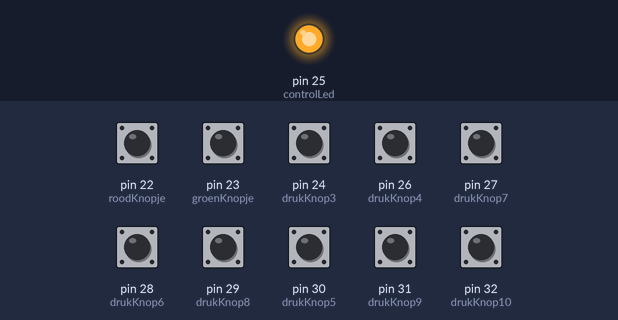
Recording of a sketch running on a simulated Arduino Mega 2560, built with avr-gcc and run on an emulated ATmega2560. On the bench: output pins drawn as LEDs (lit = HIGH). The inputs (shaded band) are chosen by the test bench; at power-on: pin 22 (roodKnopje), pin 23 (groenKnopje), pin 24 (drukKnop3), pin 26 (drukKnop4), pin 27 (drukKnop7), pin 28 (drukKnop6), pin 29 (drukKnop8), pin 30 (drukKnop5), pin 31 (drukKnop9), pin 32 (drukKnop10) HIGH. What the sketch prints to the serial monitor is not drawn.

Above: at 1.2 s.
1.3 s: pin 26 (drukKnop4) pulled LOW for 0.15 s
2.9 s: pin 27 (drukKnop7) pulled LOW for 0.15 s
4.5 s: pin 29 (drukKnop8) pulled LOW for 0.15 s
6.1 s: pin 31 (drukKnop9) pulled LOW for 0.15 s
7.7 s: pin 32 (drukKnop10) pulled LOW for 0.15 s
Timing chart, 0 to 10.3 s (numbered marks = the images above; inputs shaded):
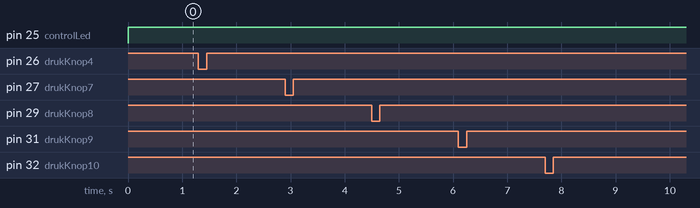

Measured:
- after the input at 1.3 s, every drawn part: stays the same
- after the input at 2.9 s, every drawn part: stays the same
- after the input at 4.5 s, every drawn part: stays the same
- after the input at 6.1 s, every drawn part: stays the same
- after the input at 7.7 s, every drawn part: stays the same

The sketch:

Democratie5_3feb22.ino
```cpp
/*
   ConcenzorA v5.58
   3 February 2022

   (c) Patricia Swart, SwarteMaterie.
    supervised by J.R.Oosterhaven

*/


//018 Drukknopjes
#define controlLed 25
#define roodKnopje 22
#define groenKnopje 23
#define drukKnop3 24
#define drukKnop4 26
#define drukKnop5 30
#define drukKnop6 28
#define drukKnop7 27
#define drukKnop8 29
#define drukKnop9 31
#define drukKnop10 32


bool z;
bool a;
bool b;
bool c;
bool d;
bool e;
bool f;
bool g;
bool presstate3 = 0;
bool presstate4 = 0;
bool presstate5 = 0;
bool presstate6 = 0;
bool presstate7 = 0;
bool presstate8 = 0;
bool presstate9 = 0;
bool presstate10 = 0;

int zone = 1;
int tijdzone = 0;
int currentTime = 0;
int timeUnits = 0;
int kiezen = 55;
int maxZoneTime = 65;
int wisselZone = 64;
bool wisselen = 0;
bool noodknop = 0;
int teller = 0;

// variables will change:
int buttonStateRed = 0;         // variable for reading the pushbutton status
int count_red = 2;
int prestateRed = 0;
int buttonStateGreen = 0;         // variable for reading the pushbutton status
int count_green = 1;
int prestateGreen = 0;

int paddenstoelA;
int paddenstoelB;

void setup() {
  // initialize the LED pin as an output:

  //018
  pinMode(roodKnopje, INPUT_PULLUP);
  pinMode(groenKnopje, INPUT_PULLUP);
  pinMode(controlLed, OUTPUT);
  pinMode(drukKnop3, INPUT_PULLUP);
  pinMode(drukKnop4, INPUT_PULLUP);
  pinMode(drukKnop5, INPUT_PULLUP);
  pinMode(drukKnop6, INPUT_PULLUP);
  pinMode(drukKnop7, INPUT_PULLUP);
  pinMode(drukKnop8, INPUT_PULLUP);
  pinMode(drukKnop9, INPUT_PULLUP);
  pinMode(drukKnop10, INPUT_PULLUP);

  digitalWrite(controlLed, LOW);
  //  pinMode(LDR1, INPUT);
  //  pinMode(LDR2, INPUT);
  Serial.begin(9600);
  Serial.println("Start");
}


void loop() {

  if (noodknop) {
    teller++;
  }

  if (!noodknop) {

    z = digitalRead(drukKnop3);
    a = digitalRead(drukKnop4);
    b = digitalRead(drukKnop5);
    c = digitalRead(drukKnop6);

    d = digitalRead(drukKnop7);
    e = digitalRead(drukKnop8);
    f = digitalRead(drukKnop9);
    g = digitalRead(drukKnop10);


      if (z && !presstate3) {
      Serial.print("z ");
      Serial.print(zone);
      Serial.println("01");
      presstate3 = !presstate3;
    } else if (!z && presstate3) {
      Serial.print("z ");
      Serial.print(zone); // zone
      Serial.println("00"); // status
      presstate3 = !presstate3;
    }
      if (!a && !presstate4) {
        Serial.print("a ");
        Serial.print(zone);
        Serial.println("01");
        presstate4 = !presstate4;
      } else if (a && presstate4) {
        Serial.print("a ");
        Serial.print(zone); // zone
        Serial.println("00"); // status
        presstate4 = !presstate4;
      }

      if (b && !presstate5) {
        Serial.print("b ");
        Serial.print(zone);
        Serial.println("01");
        presstate5 = !presstate5;
      } else if (!b && presstate5) {
        Serial.print("b ");
        Serial.print(zone); // zone
        Serial.println("00"); // status
        presstate5 = !presstate5;
      }

      if (c && !presstate6) {
        Serial.print("c ");
        Serial.print(zone);
        Serial.println("01");
        presstate6 = !presstate6;
      } else if (!c && presstate6) {
        Serial.print("c ");
        Serial.print(zone); // zone
        Serial.println("00"); // status
        presstate6 = !presstate6;
      }


      if (!d && !presstate7) {
        Serial.print("d ");
        Serial.print(zone);
        Serial.println("01");
        presstate7 = !presstate7;
      } else if (d && presstate7) {
        Serial.print("d ");
        Serial.print(zone); // zone
        Serial.println("00"); // status
        presstate7 = !presstate7;
      }
      if (!e && !presstate8) {
        Serial.print("e ");
        Serial.print(zone);
        Serial.println("01");
        presstate8 = !presstate8;
      } else if (e && presstate8) {
        Serial.print("e ");
        Serial.print(zone); // zone
        Serial.println("00"); // status
        presstate8 = !presstate8;
      }

      if (!f && !presstate9) {
        Serial.print("f ");
        Serial.print(zone);
        Serial.println("01");
        presstate9 = !presstate9;
      } else if (f && presstate9) {
        Serial.print("f ");
        Serial.print(zone); // zone
        Serial.println("00"); // status
        presstate9 = !presstate9;
      }

      if (!g && !presstate10) {
        Serial.print("g ");
        Serial.print(zone);
        Serial.println("01");
        presstate10 = !presstate10;
      } else if (g && presstate10) {
        Serial.print("g ");
        Serial.print(zone); // zone
        Serial.println("00"); // status
        presstate10 = !presstate10;
      }

      if (buttonStateRed || buttonStateGreen || z || !a || b || c || !d || !e || !f || !g) {
        digitalWrite(controlLed, HIGH);
      }
      else {
        digitalWrite(controlLed, LOW);
      }

      buttonStateRed = digitalRead(roodKnopje);

      if (buttonStateRed == HIGH && prestateRed == 0 && !wisselen) {
        count_red++;
        prestateRed = 1;
      }  else if (buttonStateRed == LOW) {
        prestateRed = 0;
      }

      buttonStateGreen = digitalRead(groenKnopje);

      if (buttonStateGreen == HIGH && prestateGreen == 0 && !wisselen) {
        count_green++;
        prestateGreen = 1;

      } else if (buttonStateGreen == LOW) {
        prestateGreen = 0;
      }

      if (timeUnits == kiezen && currentTime == 0) {
        Serial.println("kies");

      }

      if (timeUnits == maxZoneTime) {
        tijdzone ++;
        timeUnits = 0;
        count_red = 1;
        count_green = 0;
        wisselen = 0;
        Serial.print("zone ");
        Serial.println(zone);

      }

      if (timeUnits == wisselZone && currentTime == 0) {
        Serial.println("wis");
      }

      if (timeUnits >= wisselZone) {
        //  Serial.println("wis");
        wisselen = 1;
      }

      switch (tijdzone) {
        case 0:
          if (wisselen) {
            if (count_red > count_green) {
              zone = 2;
            }
            if (count_green > count_red) {
              zone = 3;
            }
            if (count_red == count_green) {
              zone = 3;
            }
          }
          break;

        case 1:
          if (wisselen) {
            if (zone == 2) {
              if (count_red > count_green) {
                zone = 4;
              }
              if (count_green > count_red) {
                zone = 5;
              }
              if (count_green == count_red) {
                zone = 7;
              }
            }

            if (zone == 3) {
              if (count_red > count_green) {
                zone = 6;
              }
              if (count_green > count_red) {
                zone = 7;
              }
              if (count_green == count_red) {
                zone = 7;
            }
          }
          break;

        case 2:
          if (wisselen) {
            if (zone == 4) {
              if (count_red > count_green) {
                zone = 8;
              }
              if (count_green > count_red) {
                zone = 9;
              }
            }

            if (zone == 5) {
              if (count_red > count_green) {
                zone = 10;
              }
              if (count_green > count_red) {
                zone = 11;
              }
            }
          }
          break;

      }


    }

    currentTime++;
    delay(5);
    if (currentTime == 1500) {
      currentTime = 0;
      timeUnits++;
      Serial.print("unit ");
      Serial.println(timeUnits);

    }
  }
}
```
